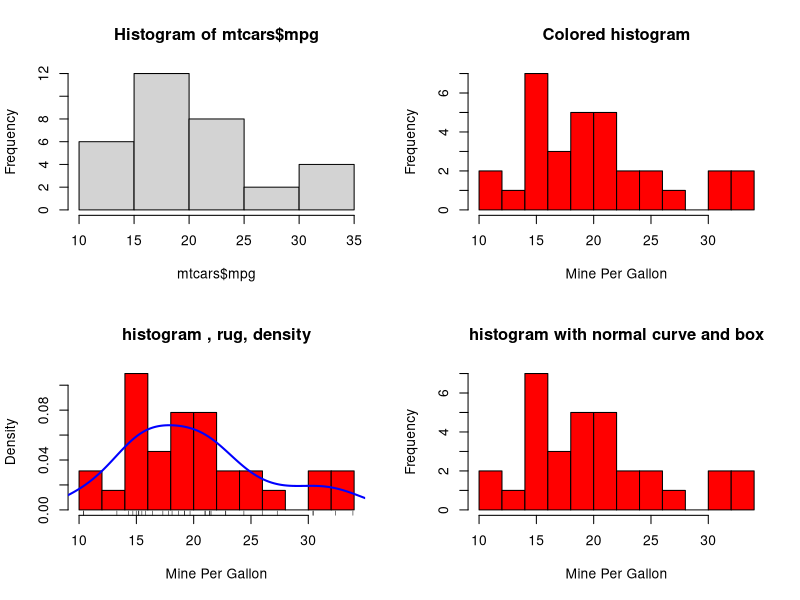
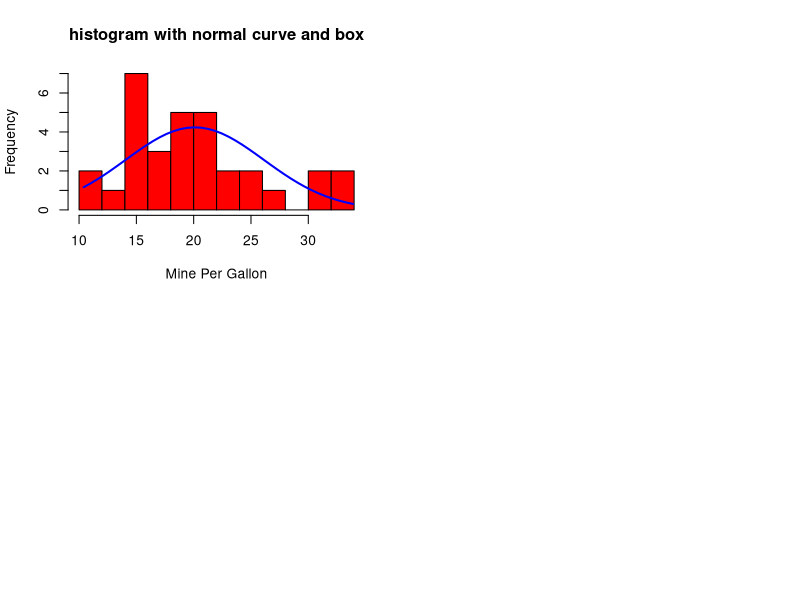

R code for these plots, in order:
library(grid)
library(vcd) #引入数据集合而已
#简单直方图
par(mfrow=c(2,2))
hist(mtcars$mpg)#参数就是一个数组

#指定颜色的直方图
hist(mtcars$mpg, breaks=12, col="red", xlab="Mine Per Gallon", main = "Colored histogram")

#添加轴须图
hist(mtcars$mpg,freq=FALSE ,breaks=12, col="red", xlab="Mine Per Gallon", main = "histogram , rug, density")
rug(jitter(mtcars$mpg))
lines(density(mtcars$mpg), col="blue", lwd=2)

#添加正太密度曲线
x <- mtcars$mpg
h <- hist(x, breaks=12, col="red", xlab="Mine Per Gallon", main = "histogram with normal curve and box")
xfit <- seq(min(x), max(x), length = 40)
h <- hist(x, breaks=12, col="red", xlab="Mine Per Gallon", main = "histogram with normal curve and box")
xfit <- seq(min(x), max(x), length = 40)
yfit <- dnorm(xfit, mean = mean(x), sd=sd(x))
yfit <- yfit*diff(h$mids[1:2]) * length(x)
lines(xfit , yfit, col="blue", lwd=2)